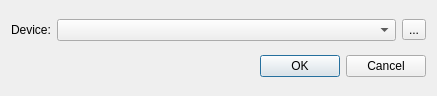
<?xml version="1.0" encoding="UTF-8"?>
<ui version="4.0">
 <class>QSerialPortSelectDialog</class>
 <widget class="QDialog" name="QSerialPortSelectDialog">
  <property name="geometry">
   <rect>
    <x>0</x>
    <y>0</y>
    <width>437</width>
    <height>96</height>
   </rect>
  </property>
  <property name="windowTitle">
   <string>Connection</string>
  </property>
  <layout class="QVBoxLayout" name="verticalLayout">
   <item>
    <layout class="QHBoxLayout" name="horizontalLayout">
     <item>
      <widget class="QLabel" name="label">
       <property name="text">
        <string>Device:</string>
       </property>
      </widget>
     </item>
     <item>
      <widget class="QComboBox" name="selectorCombo">
       <property name="sizePolicy">
        <sizepolicy hsizetype="MinimumExpanding" vsizetype="Fixed">
         <horstretch>0</horstretch>
         <verstretch>0</verstretch>
        </sizepolicy>
       </property>
      </widget>
     </item>
     <item>
      <widget class="QToolButton" name="updateTool">
       <property name="text">
        <string>...</string>
       </property>
      </widget>
     </item>
    </layout>
   </item>
   <item>
    <widget class="QDialogButtonBox" name="buttonBox">
     <property name="orientation">
      <enum>Qt::Horizontal</enum>
     </property>
     <property name="standardButtons">
      <set>QDialogButtonBox::Cancel|QDialogButtonBox::Ok</set>
     </property>
    </widget>
   </item>
  </layout>
 </widget>
 <resources/>
 <connections>
  <connection>
   <sender>buttonBox</sender>
   <signal>accepted()</signal>
   <receiver>QSerialPortSelectDialog</receiver>
   <slot>accept()</slot>
   <hints>
    <hint type="sourcelabel">
     <x>248</x>
     <y>254</y>
    </hint>
    <hint type="destinationlabel">
     <x>157</x>
     <y>274</y>
    </hint>
   </hints>
  </connection>
  <connection>
   <sender>buttonBox</sender>
   <signal>rejected()</signal>
   <receiver>QSerialPortSelectDialog</receiver>
   <slot>reject()</slot>
   <hints>
    <hint type="sourcelabel">
     <x>316</x>
     <y>260</y>
    </hint>
    <hint type="destinationlabel">
     <x>286</x>
     <y>274</y>
    </hint>
   </hints>
  </connection>
 </connections>
</ui>
